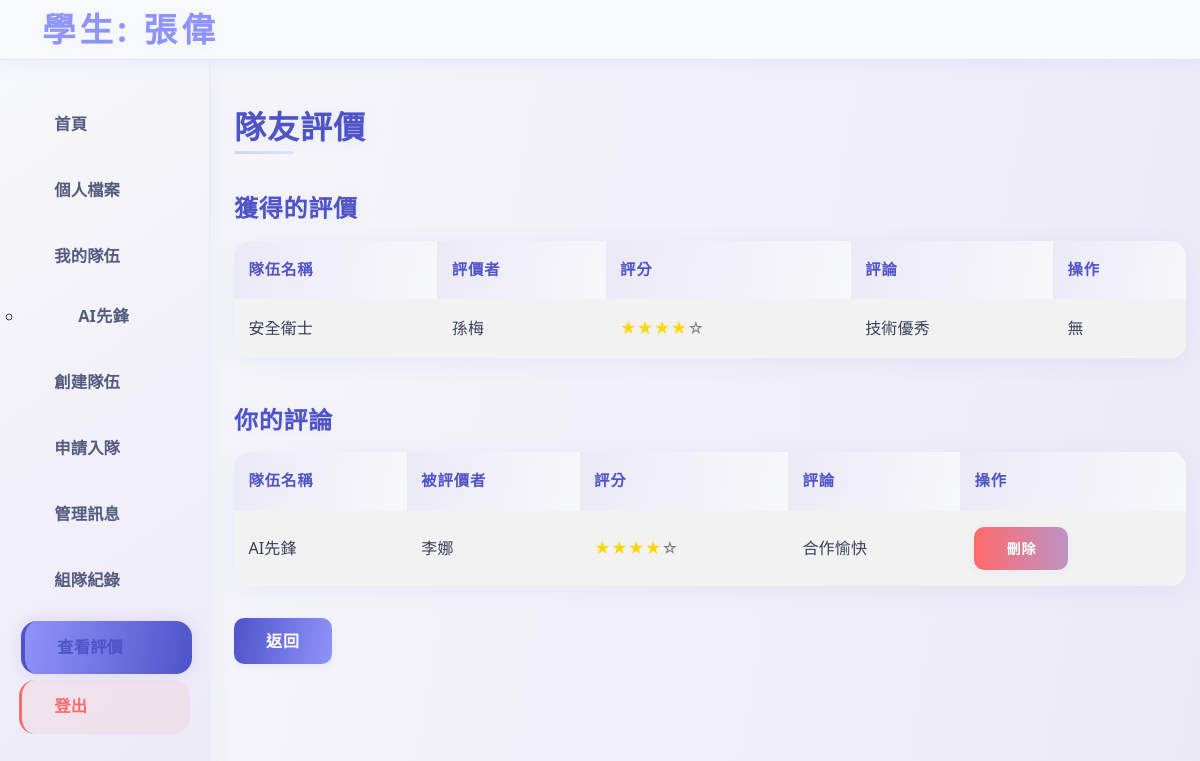
The page /team_ratings.php (signed in) on the database its author committed.
### tables this page shows
CREATE TABLE `teammembershiphistory` (
  `Team` varchar(50) NOT NULL,
  `Member` varchar(50) NOT NULL,
  `Join_Date` date NOT NULL,
  `Leave_Date` date DEFAULT NULL
);

CREATE TABLE `team` (
  `TID` varchar(50) NOT NULL,
  `Team_Name` varchar(100) NOT NULL,
  `Leader` varchar(50) NOT NULL
);

CREATE TABLE `teamratings` (
  `Team` varchar(50) NOT NULL,
  `Reviewer` varchar(50) NOT NULL,
  `Reviewee` varchar(50) NOT NULL,
  `Rating` int(11) NOT NULL,
  `Comment` text DEFAULT NULL
);

CREATE TABLE `user` (
  `Account` varchar(50) NOT NULL,
  `Password` varchar(255) NOT NULL,
  `Name` varchar(100) NOT NULL
);

### src/team_ratings.php (the view, shortened to what this page needs)
<?php
require 'db_connect.php';
$TID = $_GET['TID'] ?? null;
$stmt1 = $pdo->prepare("SELECT tr.Team AS TID, tr.Reviewer, tr.Reviewee, tr.Rating, tr.Comment, t.Team_Name, u1.Name AS Reviewer_Name, u2.Name AS Reviewee_Name
                       FROM TeamRatings tr
                       JOIN Team t ON tr.Team = t.TID
                       JOIN User u1 ON tr.Reviewer = u1.Account
                       JOIN User u2 ON tr.Reviewee = u2.Account
                       WHERE tr.Reviewee = ?");
$stmt1->execute([$_SESSION['user_id']]);
$ratings1 = $stmt1->fetchAll(PDO::FETCH_ASSOC);
$stmt2 = $pdo->prepare("SELECT tr.Team AS TID, tr.Reviewer, tr.Reviewee, tr.Rating, tr.Comment, t.Team_Name, u1.Name AS Reviewer_Name, u2.Name AS Reviewee_Name
                       FROM TeamRatings tr
                       JOIN Team t ON tr.Team = t.TID
                       JOIN User u1 ON tr.Reviewer = u1.Account
                       JOIN User u2 ON tr.Reviewee = u2.Account
                       WHERE tr.Reviewer = ?");
$stmt2->execute([$_SESSION['user_id']]);
$ratings2 = $stmt2->fetchAll(PDO::FETCH_ASSOC);
$user_id = $_SESSION['user_id'];
$stmt = $pdo->prepare("SELECT t.TID, t.Team_Name, tmh.Join_Date
                       FROM TeamMembershipHistory tmh
                       JOIN Team t ON tmh.Team = t.TID
                       WHERE tmh.Member = ? AND tmh.Leave_Date IS NULL");
$stmt->execute([$user_id]);
$my_teams = $stmt->fetchAll(PDO::FETCH_ASSOC);
$sidebar_teams = $my_teams;
?>
<!DOCTYPE html>
<html lang="zh-TW">
<head>
    <link href="https://cdn.jsdelivr.net/npm/bootstrap@5.3.3/dist/css/bootstrap.min.css" rel="stylesheet">
    <link href="../assets/css/style.css" rel="stylesheet">
</head>
<body>
    <nav class="navbar navbar-light bg-light">
        <div class="container">
            <a class="navbar-brand" href="#">學生: <?php echo htmlspecialchars($_SESSION['user_name']); ?></a>
        </div>
    </nav>
    <div class="container-fluid">
        <div class="row">
            <nav class="col-md-2 bg-light sidebar">
                <div class="sidebar-sticky d-flex flex-column" style="height: 100%;">
                    <ul class="nav flex-column flex-grow-1">
                        <li class="nav-item"><a class="nav-link" href="index.php">首頁</a></li>
                        <li class="nav-item"><a class="nav-link" href="update_profile.php">個人檔案</a></li>
                        <li class="nav-item">
                            <a class="nav-link" href="my_team.php">我的隊伍</a>
                            <ul class="team-list" id="teamList">
                                <?php foreach ($sidebar_teams as $team): ?>
                                    <li>
                                        <a class="nav-link<?php if ($TID == $team['TID']) echo ' active'; ?>" href="my_team.php?TID=<?php echo $team['TID']; ?>">
                                            <?php echo htmlspecialchars($team['Team_Name']); ?>
                                        </a>
                                    </li>
                                <?php endforeach; ?>
                            </ul>
                        </li>
                        <li class="nav-item"><a class="nav-link" href="create_team.php">創建隊伍</a></li>
                        <li class="nav-item"><a class="nav-link" href="apply_team.php">申請入隊</a></li>
                        <li class="nav-item"><a class="nav-link" href="manage_invitations.php">管理訊息</a></li>
                        <li class="nav-item"><a class="nav-link" href="team_history.php">組隊紀錄</a></li>
                        <li class="nav-item"><a class="nav-link active" href="team_ratings.php">查看評價</a></li>
                        <li class="nav-item"><a class="nav-link logout" href="?logout=1">登出</a></li>
                    </ul>
                </div>
            </nav>
            <main class="col-md-10 px-4">
                <h2>隊友評價</h2>
                    <h4 class="mt-5">獲得的評價</h4>
                <table class="table table-striped">
                    <thead>
                        <tr>
                            <th>隊伍名稱</th>
                            <th>評價者</th>
                            <th>評分</th>
                            <th>評論</th>
                            <th>操作</th>
                        </tr>
                    </thead>
                    <tbody>
                        <?php foreach ($ratings1 as $rating1): ?>
                            <tr>
                                <td><?php echo htmlspecialchars($rating1['Team_Name']); ?></td>
                                <td><?php echo htmlspecialchars($rating1['Reviewer_Name']); ?></td>
                                <td><?php
                                $rating = $rating1['Rating'];
                                $maxrating = 5;
                                echo '<div>';
                                for ($i = 1; $i <= $maxrating; $i++) {
                                    if ($i <= $rating) {
                                        echo '<span style="color: gold;">★</span>';
                                    } else {
                                        echo '<span style="color: gray;">☆</span>';
                                    }
                                }
                                echo '</div>';
                                ?></td>
                                <td><?php echo htmlspecialchars($rating1['Comment'] ?: '無'); ?></td>
                                <td>無</td>
                            </tr>
                        <?php endforeach; ?>
                    </tbody>
                </table>
            <h4 class="mt-5">你的評論</h4>
                <table class="table table-striped">
                    <thead>
                        <tr>
                            <th>隊伍名稱</th>
                            <th>被評價者</th>
                            <th>評分</th>
                            <th>評論</th>
                            <th>操作</th>
                        </tr>
                    </thead>
                    <tbody>
                        <?php foreach ($ratings2 as $rating2): ?>
                            <tr>
                                <td><?php echo htmlspecialchars($rating2['Team_Name']); ?></td>
                                <td><?php echo htmlspecialchars($rating2['Reviewee_Name']); ?></td>
                                <td><?php
                                $rating = $rating2['Rating'];
                                $maxrating = 5;
                                echo '<div>';
                                for ($i = 1; $i <= $maxrating; $i++) {
                                    if ($i <= $rating) {
                                        echo '<span style="color: gold;">★</span>';
                                    } else {
                                        echo '<span style="color: gray;">☆</span>';
                                    }
                                }
                                echo '</div>';
                                ?></td>
                                <td><?php echo htmlspecialchars($rating2['Comment'] ?: '無'); ?></td>
                                <td> <button class="btn btn-danger btn-sm delete-review-btn"
                                    id = "deleteModal"
                                    data-bs-toggle="modal"
                                    data-bs-target="#delete"
                                    data-team-name="<?php echo htmlspecialchars($rating2['Team_Name']); ?>"
                                    data-reviewer-name="<?php echo htmlspecialchars($rating2['Reviewer_Name']); ?>"
                                    data-reviewee-name="<?php echo htmlspecialchars($rating2['Reviewee_Name']); ?>"
                                    data-team="<?php echo htmlspecialchars($rating2['TID']); ?>"
                                    data-reviewer="<?php echo htmlspecialchars($rating2['Reviewer']); ?>"
                                    data-reviewee="<?php echo htmlspecialchars($rating2['Reviewee']); ?>"
                                    data-rating="<?php echo htmlspecialchars($rating2['Rating']); ?>"
                                    data-comment="<?php echo htmlspecialchars($rating2['Comment']); ?>">刪除</button></td>
                            </tr>
                        <?php endforeach; ?>
                    </tbody>
                </table>
                <a href="student.php" class="btn btn-secondary">返回</a>
            </main>
        </div>
    </div>
</body>
</html>

### src/team_ratings.php (style rules this page uses)
.navbar-brand { color: #8f94fb; }
.sidebar-sticky { min-height: 100vh; }
.sidebar .nav-link.active { font-weight: bold; color: #4e54c8 !important; }
.sidebar .nav-link { cursor: pointer; }
.sidebar .team-list { display: block; padding-left: 1.5em; }

### rows shown on the page
teammembershiphistory: Team.Team_Name "AI先鋒"
teamratings: Team.Team_Name "安全衛士", user.Name "孫梅", Rating 4 (drawn), Comment "技術優秀"
teamratings: Team.Team_Name "AI先鋒", user.Name "李娜", Rating 4 (drawn), Comment "合作愉快"

### other values the page prints
$_SESSION['user_name'] "張偉"
